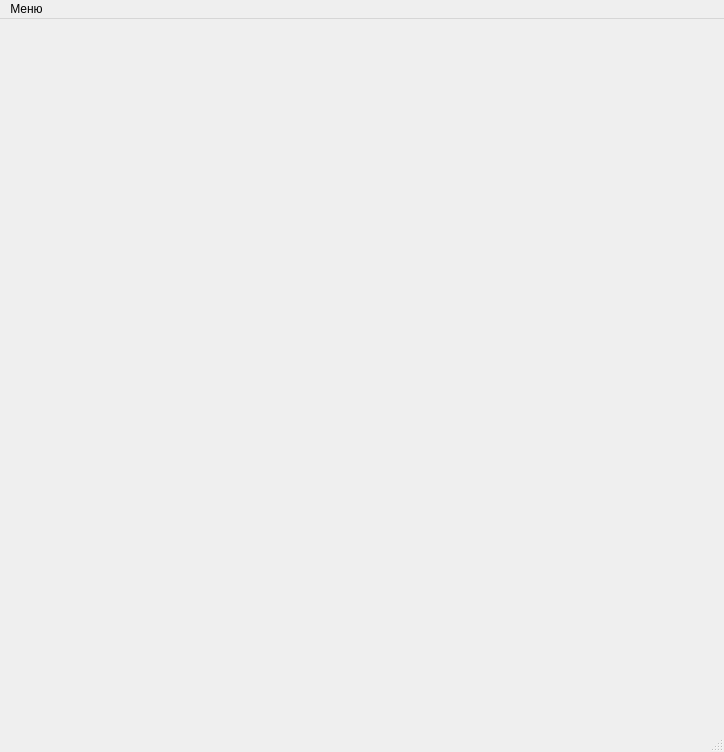
<?xml version="1.0" encoding="UTF-8"?>
<ui version="4.0">
 <class>MainWindow</class>
 <widget class="QMainWindow" name="MainWindow">
  <property name="geometry">
   <rect>
    <x>0</x>
    <y>0</y>
    <width>724</width>
    <height>752</height>
   </rect>
  </property>
  <property name="windowTitle">
   <string>Сапер</string>
  </property>
  <widget class="QWidget" name="centralwidget"/>
  <widget class="QMenuBar" name="menubar">
   <property name="geometry">
    <rect>
     <x>0</x>
     <y>0</y>
     <width>724</width>
     <height>21</height>
    </rect>
   </property>
   <widget class="QMenu" name="menu">
    <property name="title">
     <string>Меню</string>
    </property>
    <addaction name="actionNew"/>
    <addaction name="actionOptions"/>
    <addaction name="actionExit"/>
   </widget>
   <addaction name="menu"/>
  </widget>
  <widget class="QStatusBar" name="statusbar"/>
  <action name="actionNew">
   <property name="text">
    <string>Новая игра</string>
   </property>
  </action>
  <action name="actionExit">
   <property name="text">
    <string>Выход</string>
   </property>
  </action>
  <action name="actionOptions">
   <property name="text">
    <string>Настройки</string>
   </property>
  </action>
 </widget>
 <resources/>
 <connections/>
 <buttongroups>
  <buttongroup name="buttonGroup"/>
 </buttongroups>
</ui>
